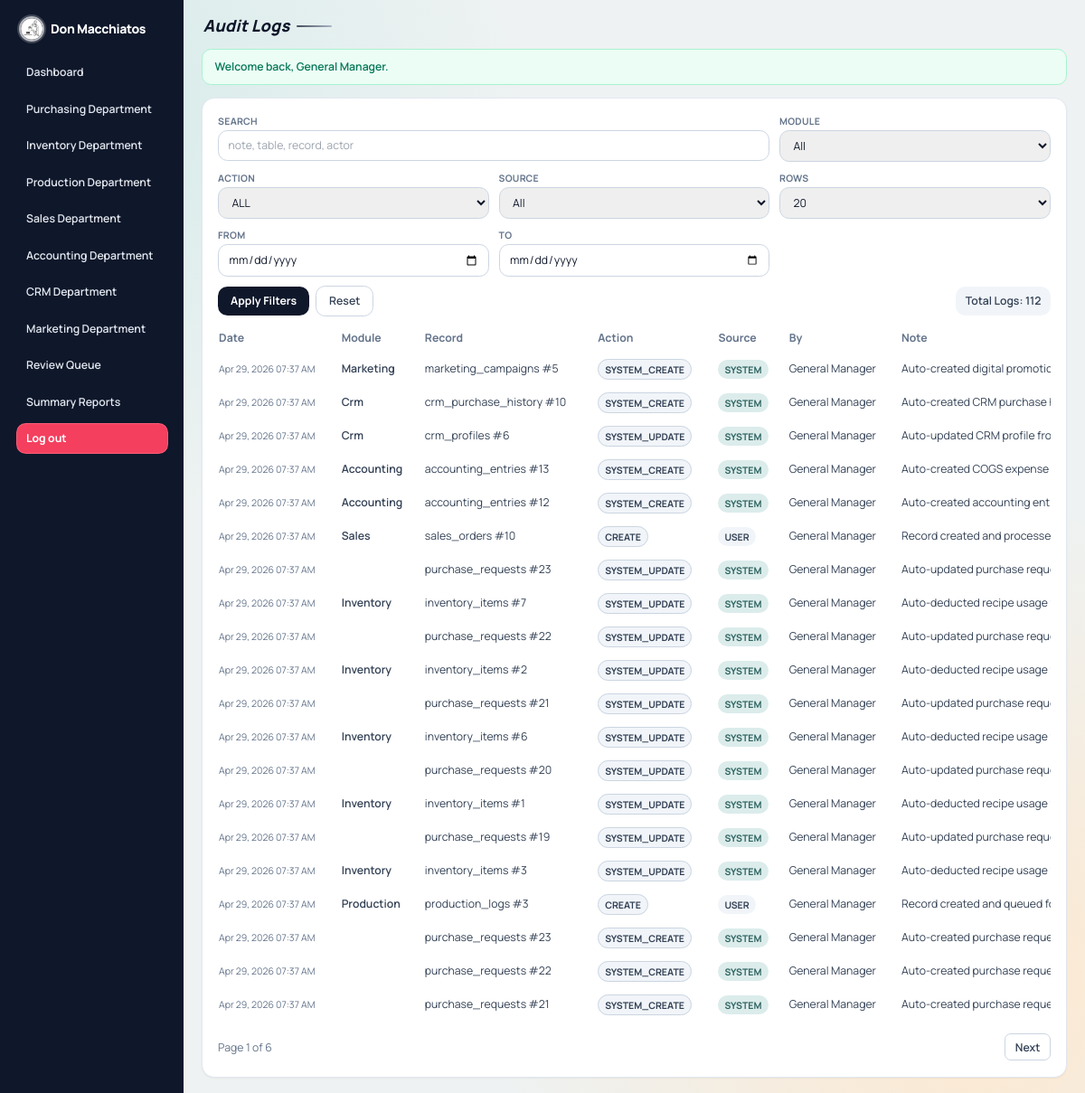
/audit_logs.php (signed in), run on the app's committed database.
### tables this page shows
CREATE TABLE `audit_trails` (
  `id` bigint(20) UNSIGNED NOT NULL,
  `module` enum('inventory','production','sales','accounting','crm','marketing','system') NOT NULL,
  `table_name` varchar(100) NOT NULL,
  `record_id` int(10) UNSIGNED NOT NULL,
  `action_type` varchar(40) NOT NULL,
  `source` enum('user','system') NOT NULL DEFAULT 'user',
  `note` text DEFAULT NULL,
  `old_data` longtext DEFAULT NULL CHECK (json_valid(`old_data`)),
  `new_data` longtext DEFAULT NULL CHECK (json_valid(`new_data`)),
  `diff_data` longtext DEFAULT NULL CHECK (json_valid(`diff_data`)),
  `performed_by` int(10) UNSIGNED DEFAULT NULL,
  `performed_at` datetime NOT NULL DEFAULT current_timestamp()
);

CREATE TABLE `users` (
  `id` int(10) UNSIGNED NOT NULL,
  `full_name` varchar(120) NOT NULL,
  `username` varchar(60) NOT NULL,
  `password_hash` varchar(255) NOT NULL,
  `role` enum('general_manager','department_head') NOT NULL,
  `department` enum('purchasing','inventory','production','sales','accounting','crm','marketing') DEFAULT NULL,
  `created_at` datetime NOT NULL DEFAULT current_timestamp(),
  `updated_at` datetime NOT NULL DEFAULT current_timestamp() ON UPDATE current_timestamp()
);

### includes/functions.php (called while the page is built, shortened)
<?php
function e($value): string
{
    return htmlspecialchars((string) $value, ENT_QUOTES, 'UTF-8');
}
function format_table_value(string $column, $value): string
{
    if (in_array($column, ['created_at', 'updated_at', 'approved_at', 'last_purchase_at', 'paid_at'], true)) {
        $timestamp = strtotime((string) $value);
        return $timestamp ? date('M d, Y h:i A', $timestamp) : (string) $value;
    }
    return (string) $value;
}
function query_with(array $base, array $changes = [], array $remove = []): string
{
    $query = $base;
    foreach ($changes as $key => $value) {
        $query[$key] = $value;
    }
    return http_build_query($query);
}

### audit_logs.php (the view, shortened to what this page needs)
<?php
$pdo = db();
$moduleOptions = ['all', 'purchasing', 'inventory', 'production', 'sales', 'accounting', 'crm', 'marketing', 'system'];
$actionOptions = ['all', 'create', 'edit', 'delete', 'approved', 'rejected', 'confirm_purchase_order', 'process_purchase_order', 'system_create', 'system_update'];
$sourceOptions = ['all', 'user', 'system'];
$search = trim((string) ($_GET['q'] ?? ''));
$module = (string) ($_GET['module'] ?? 'all');
$actionType = (string) ($_GET['action_type'] ?? 'all');
$source = (string) ($_GET['source'] ?? 'all');
$dateFrom = (string) ($_GET['from'] ?? '');
$dateTo = (string) ($_GET['to'] ?? '');
$page = max(1, (int) ($_GET['page'] ?? 1));
$perPage = (int) ($_GET['per_page'] ?? 20);
$allowedPerPage = [10, 20, 50, 100];
if (!preg_match('/^\d{4}-\d{2}-\d{2}$/', $dateFrom)) {
    $dateFrom = '';
}
if (!preg_match('/^\d{4}-\d{2}-\d{2}$/', $dateTo)) {
    $dateTo = '';
}
$where = [];
$params = [];
$whereSql = $where ? ('WHERE ' . implode(' AND ', $where)) : '';
$countStmt = $pdo->prepare("SELECT COUNT(*)
    FROM audit_trails a
    LEFT JOIN users u ON u.id = a.performed_by
    {$whereSql}");
$countStmt->execute($params);
$totalRows = (int) $countStmt->fetchColumn();
$totalPages = max(1, (int) ceil($totalRows / $perPage));
$offset = ($page - 1) * $perPage;
$listStmt = $pdo->prepare("SELECT a.*, u.full_name AS performed_name
    FROM audit_trails a
    LEFT JOIN users u ON u.id = a.performed_by
    {$whereSql}
    ORDER BY a.performed_at DESC, a.id DESC
    LIMIT {$perPage} OFFSET {$offset}");
$listStmt->execute($params);
$rows = $listStmt->fetchAll();
require_once __DIR__ . '/includes/layout_top.php';
?>
<section class="rounded-2xl border border-slate-200 bg-white p-5 shadow-sm">
    <form method="get" class="grid gap-3 md:grid-cols-3 xl:grid-cols-6">
        <div class="md:col-span-2 xl:col-span-2">
            <label class="block text-xs font-bold uppercase tracking-wide text-slate-500">Search</label>
            <input type="text" name="q" value="<?= e($search) ?>" placeholder="note, table, record, actor" class="mt-1 w-full rounded-xl border border-slate-300 px-3 py-2 text-sm focus:border-brand-500 focus:outline-none focus:ring-2 focus:ring-brand-100">
        </div>
        <div>
            <label class="block text-xs font-bold uppercase tracking-wide text-slate-500">Module</label>
            <select name="module" class="mt-1 w-full rounded-xl border border-slate-300 px-3 py-2 text-sm focus:border-brand-500 focus:outline-none focus:ring-2 focus:ring-brand-100">
                <?php foreach ($moduleOptions as $option): ?>
                    <option value="<?= e($option) ?>" <?= $module === $option ? 'selected' : '' ?>><?= e(ucfirst($option)) ?></option>
                <?php endforeach; ?>
            </select>
        </div>
        <div>
            <label class="block text-xs font-bold uppercase tracking-wide text-slate-500">Action</label>
            <select name="action_type" class="mt-1 w-full rounded-xl border border-slate-300 px-3 py-2 text-sm focus:border-brand-500 focus:outline-none focus:ring-2 focus:ring-brand-100">
                <?php foreach ($actionOptions as $option): ?>
                    <option value="<?= e($option) ?>" <?= $actionType === $option ? 'selected' : '' ?>><?= e(strtoupper($option)) ?></option>
                <?php endforeach; ?>
            </select>
        </div>
        <div>
            <label class="block text-xs font-bold uppercase tracking-wide text-slate-500">Source</label>
            <select name="source" class="mt-1 w-full rounded-xl border border-slate-300 px-3 py-2 text-sm focus:border-brand-500 focus:outline-none focus:ring-2 focus:ring-brand-100">
                <?php foreach ($sourceOptions as $option): ?>
                    <option value="<?= e($option) ?>" <?= $source === $option ? 'selected' : '' ?>><?= e(ucfirst($option)) ?></option>
                <?php endforeach; ?>
            </select>
        </div>
        <div>
            <label class="block text-xs font-bold uppercase tracking-wide text-slate-500">Rows</label>
            <select name="per_page" class="mt-1 w-full rounded-xl border border-slate-300 px-3 py-2 text-sm focus:border-brand-500 focus:outline-none focus:ring-2 focus:ring-brand-100">
                <?php foreach ($allowedPerPage as $size): ?>
                    <option value="<?= e((string) $size) ?>" <?= $perPage === $size ? 'selected' : '' ?>><?= e((string) $size) ?></option>
                <?php endforeach; ?>
            </select>
        </div>
        <div>
            <label class="block text-xs font-bold uppercase tracking-wide text-slate-500">From</label>
            <input type="date" name="from" value="<?= e($dateFrom) ?>" class="mt-1 w-full rounded-xl border border-slate-300 px-3 py-2 text-sm focus:border-brand-500 focus:outline-none focus:ring-2 focus:ring-brand-100">
        </div>
        <div>
            <label class="block text-xs font-bold uppercase tracking-wide text-slate-500">To</label>
            <input type="date" name="to" value="<?= e($dateTo) ?>" class="mt-1 w-full rounded-xl border border-slate-300 px-3 py-2 text-sm focus:border-brand-500 focus:outline-none focus:ring-2 focus:ring-brand-100">
        </div>
        <div class="md:col-span-3 xl:col-span-6 flex flex-wrap items-center gap-2">
            <button type="submit" class="rounded-xl bg-slate-900 px-4 py-2 text-sm font-bold text-white hover:bg-slate-800">Apply Filters</button>
            <a href="audit_logs.php" class="rounded-xl border border-slate-300 bg-white px-4 py-2 text-sm font-semibold text-slate-700 hover:bg-slate-50">Reset</a>
            <p class="w-full rounded-xl bg-slate-100 px-3 py-2 text-sm font-semibold text-slate-700 sm:ml-auto sm:w-auto">Total Logs: <?= e((string) $totalRows) ?></p>
        </div>
    </form>
    <div class="table-scroll mt-4">
        <table class="stack-table w-full min-w-[1100px] text-sm">
            <thead>
            <tr class="text-left text-slate-500">
                <th class="pb-2 pr-4" data-priority="low">Date</th>
                <th class="pb-2 pr-4" data-priority="high">Module</th>
                <th class="pb-2 pr-4" data-priority="high">Record</th>
                <th class="pb-2 pr-4" data-priority="high">Action</th>
                <th class="pb-2 pr-4" data-priority="medium">Source</th>
                <th class="pb-2 pr-4" data-priority="low">By</th>
                <th class="pb-2 pr-4" data-priority="low">Note</th>
            </tr>
            </thead>
            <tbody class="text-slate-700">
            <?php if ($rows): ?>
                <?php foreach ($rows as $row): ?>
                    <tr class="border-t border-slate-100">
                        <td class="py-2 pr-4 text-xs text-slate-500"><?= e(format_table_value('updated_at', $row['performed_at'])) ?></td>
                        <td class="py-2 pr-4 font-semibold"><?= e(ucfirst((string) $row['module'])) ?></td>
                        <td class="py-2 pr-4"><?= e((string) $row['table_name']) ?> #<?= e((string) $row['record_id']) ?></td>
                        <td class="py-2 pr-4"><span class="rounded-full border border-slate-300 bg-slate-100 px-2 py-1 text-xs font-bold text-slate-700"><?= e(strtoupper((string) $row['action_type'])) ?></span></td>
                        <td class="py-2 pr-4"><span class="rounded-full px-2 py-1 text-xs font-bold <?= $row['source'] === 'system' ? 'bg-brand-100 text-brand-700' : 'bg-slate-100 text-slate-700' ?>"><?= e(strtoupper((string) $row['source'])) ?></span></td>
                        <td class="py-2 pr-4"><?= e($row['performed_name'] ?? 'System') ?></td>
                        <td class="py-2 pr-4 max-w-[260px] truncate" title="<?= e((string) ($row['note'] ?? '')) ?>"><?= e((string) ($row['note'] ?? '-')) ?></td>
                    </tr>
                <?php endforeach; ?>
            <?php else: ?>
                <tr>
                    <td colspan="8" class="py-4 text-center text-slate-500">No audit records match the current filters.</td>
                </tr>
            <?php endif; ?>
            </tbody>
        </table>
    </div>
    <?php if ($totalPages > 1): ?>
        <div class="mt-4 flex flex-wrap items-center justify-between gap-3 text-sm">
            <p class="text-slate-500">Page <?= e((string) $page) ?> of <?= e((string) $totalPages) ?></p>
            <div class="flex items-center gap-2">
                <?php if ($page < $totalPages): ?>
                    <a href="audit_logs.php?<?= e(query_with($_GET, ['page' => $page + 1])) ?>" class="rounded-lg border border-slate-300 bg-white px-3 py-1.5 font-semibold text-slate-700 hover:bg-slate-50">Next</a>
                <?php endif; ?>
            </div>
        </div>
    <?php endif; ?>
</section>
<?php require_once __DIR__ . '/includes/layout_bottom.php'; ?>

### includes/layout_top.php (style rules this page uses)
:root { --canvas: #eef2f2; --text-main: #0f172a; --app-sidebar-md: 13.5rem; --app-sidebar-lg: 14.5rem; --app-content-x: 0.75rem; --app-content-y: 0.75rem; --app-card-pad: 1rem; --app-title-size: 1.35rem; --app-title-line: 1.25; --mobile-topbar-x: 0.75rem; --mobile-topbar-y: 0.75rem; --mobile-chip-font: 0.72rem; --mobile-chip-pad-x: 0.75rem; --mobile-chip-pad-y: 0.25rem; --table-scroll-edge: -0.25rem; --table-scroll-pad: 0.25rem; --stack-row-gap: 0.75rem; --stack-card-pad-y: 0.25rem; --stack-card-pad-x: 0.75rem; --stack-cell-font: 0.83rem; --stack-label-font: 0.64rem; }
*, *::before, *::after { box-sizing: border-box; }
html { font-size: 14px; }
body { font-family: 'Manrope', sans-serif; background: radial-gradient(circle at 10% 10%, #d8eceb 0%, transparent 30%), radial-gradient(circle at 90% 90%, #fde8cf 0%, transparent 35%), var(--canvas); color: var(--text-main); margin: 0; min-width: 320px; overflow-x: hidden; }
.table-scroll { overflow-x: auto; -webkit-overflow-scrolling: touch; scrollbar-width: thin; }
.table-scroll table { border-collapse: separate; border-spacing: 0; }
@media (min-width: 1024px) and (max-width: 1279px) { :root { --app-content-x: 1.4rem; --app-content-y: 1.2rem; --app-card-pad: 1.22rem; --app-title-size: 1.72rem; } }

### data on the page
audit_trails: performed_at "Apr 29, 2026 07:37 AM", module "Marketing", table_name "marketing_campaigns", record "5", action_type "SYSTEM_CREATE", source "SYSTEM", performed_by.full_name "General Manager", note "Auto-created digital promotion campaign from…"
audit_trails: performed_at "Apr 29, 2026 07:37 AM", module "Crm", table_name "crm_purchase_history", record "10", action_type "SYSTEM_CREATE", source "SYSTEM", performed_by.full_name "General Manager", note "Auto-created CRM purchase history from appro…"
audit_trails: performed_at "Apr 29, 2026 07:37 AM", module "Crm", table_name "crm_profiles", record "6", action_type "SYSTEM_UPDATE", source "SYSTEM", performed_by.full_name "General Manager", note "Auto-updated CRM profile from approved sales…"
audit_trails: performed_at "Apr 29, 2026 07:37 AM", module "Accounting", table_name "accounting_entries", record "13", action_type "SYSTEM_CREATE", source "SYSTEM", performed_by.full_name "General Manager", note "Auto-created COGS expense entry from approv…"
audit_trails: performed_at "Apr 29, 2026 07:37 AM", module "Accounting", table_name "accounting_entries", record "12", action_type "SYSTEM_CREATE", source "SYSTEM", performed_by.full_name "General Manager", note "Auto-created accounting entry from approved…"
audit_trails: performed_at "Apr 29, 2026 07:37 AM", module "Sales", table_name "sales_orders", record "10", action_type "CREATE", source "USER", performed_by.full_name "General Manager", note "Record created and processed in real-time POS…"
audit_trails: performed_at "Apr 29, 2026 07:37 AM", table_name "purchase_requests", record "23", action_type "SYSTEM_UPDATE", source "SYSTEM", performed_by.full_name "General Manager", note "Auto-updated purchase request after Inventor…"
audit_trails: performed_at "Apr 29, 2026 07:37 AM", module "Inventory", table_name "inventory_items", record "7", action_type "SYSTEM_UPDATE", source "SYSTEM", performed_by.full_name "General Manager", note "Auto-deducted recipe usage from approved pr…"
audit_trails: performed_at "Apr 29, 2026 07:37 AM", table_name "purchase_requests", record "22", action_type "SYSTEM_UPDATE", source "SYSTEM", performed_by.full_name "General Manager", note "Auto-updated purchase request after Inventor…"
audit_trails: performed_at "Apr 29, 2026 07:37 AM", module "Inventory", table_name "inventory_items", record "2", action_type "SYSTEM_UPDATE", source "SYSTEM", performed_by.full_name "General Manager", note "Auto-deducted recipe usage from approved pr…"
audit_trails: performed_at "Apr 29, 2026 07:37 AM", table_name "purchase_requests", record "21", action_type "SYSTEM_UPDATE", source "SYSTEM", performed_by.full_name "General Manager", note "Auto-updated purchase request after Inventor…"
audit_trails: performed_at "Apr 29, 2026 07:37 AM", module "Inventory", table_name "inventory_items", record "6", action_type "SYSTEM_UPDATE", source "SYSTEM", performed_by.full_name "General Manager", note "Auto-deducted recipe usage from approved pr…"
audit_trails: performed_at "Apr 29, 2026 07:37 AM", table_name "purchase_requests", record "20", action_type "SYSTEM_UPDATE", source "SYSTEM", performed_by.full_name "General Manager", note "Auto-updated purchase request after Inventor…"
audit_trails: performed_at "Apr 29, 2026 07:37 AM", module "Inventory", table_name "inventory_items", record "1", action_type "SYSTEM_UPDATE", source "SYSTEM", performed_by.full_name "General Manager", note "Auto-deducted recipe usage from approved pr…"
audit_trails: performed_at "Apr 29, 2026 07:37 AM", table_name "purchase_requests", record "19", action_type "SYSTEM_UPDATE", source "SYSTEM", performed_by.full_name "General Manager", note "Auto-updated purchase request after Inventor…"
audit_trails: performed_at "Apr 29, 2026 07:37 AM", module "Inventory", table_name "inventory_items", record "3", action_type "SYSTEM_UPDATE", source "SYSTEM", performed_by.full_name "General Manager", note "Auto-deducted recipe usage from approved pr…"
audit_trails: performed_at "Apr 29, 2026 07:37 AM", module "Production", table_name "production_logs", record "3", action_type "CREATE", source "USER", performed_by.full_name "General Manager", note "Record created and queued…"
audit_trails: performed_at "Apr 29, 2026 07:37 AM", table_name "purchase_requests", record "23", action_type "SYSTEM_CREATE", source "SYSTEM", performed_by.full_name "General Manager", note "Auto-created purchase request after Inventory…"
audit_trails: performed_at "Apr 29, 2026 07:37 AM", table_name "purchase_requests", record "22", action_type "SYSTEM_CREATE", source "SYSTEM", performed_by.full_name "General Manager", note "Auto-created purchase request after Inventory…"
audit_trails: performed_at "Apr 29, 2026 07:37 AM", table_name "purchase_requests", record "21", action_type "SYSTEM_CREATE", source "SYSTEM", performed_by.full_name "General Manager", note "Auto-created purchase request after Inventory…"

### other printed values
APP_NAME "Don Macchiatos"
$departmentName "Purchasing Department"
$departmentName "Inventory Department"
$departmentName "Production Department"
$departmentName "Sales Department"
$departmentName "Accounting Department"
$departmentName "CRM Department"
$departmentName "Marketing Department"
$pageTitle "Audit Logs"
$flash['message'] "Welcome back, General Manager."
$totalRows "112"
$page "1"
$totalPages "6"
form field module "All"
form field action_type "ALL"
